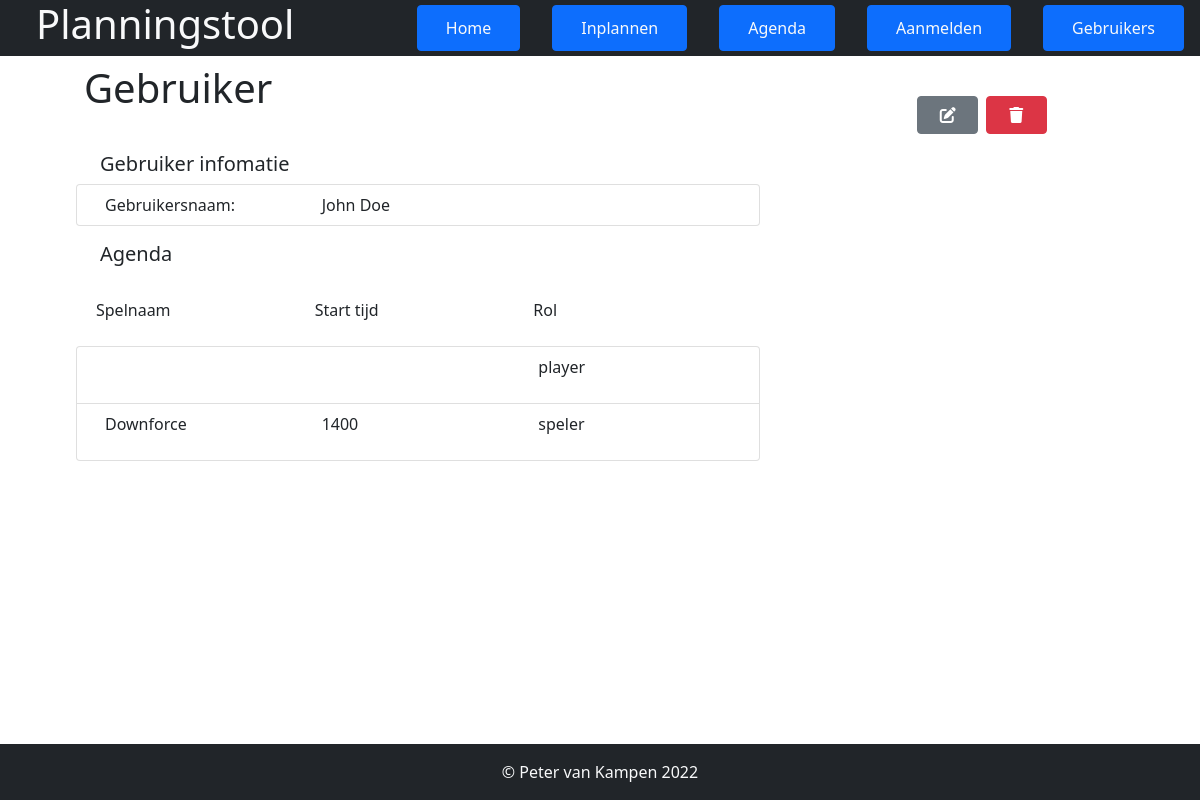
Page /pages/gebruiker.php?id=1 on the committed database.
### tables this page shows
CREATE TABLE `users` (
  `id` int(11) NOT NULL,
  `username` varchar(11) NOT NULL
);

CREATE TABLE `aanwezigheid` (
  `id` int(11) NOT NULL,
  `appointment_id` int(11) NOT NULL,
  `user_id` int(11) NOT NULL,
  `role` varchar(255) NOT NULL
);

CREATE TABLE `schedule` (
  `id` int(11) NOT NULL,
  `game_id` int(11) NOT NULL,
  `start_time` int(11) NOT NULL,
  `end_time` int(11) NOT NULL,
  `game_master` int(11) NOT NULL
);

### pages/gebruiker.php (the view, shortened to what this page needs)
<?php
    require("../includes/connect.php");
    $query = "SELECT username FROM users WHERE id=:safe";
    $result = $conn->prepare($query);
    $result->execute(['safe' => $_GET["id"]]);
    $user = $result->fetch();
    $query = "SELECT * FROM aanwezigheid WHERE `user_id` = :safe ORDER BY appointment_id";
    $result = $conn->prepare($query);
    $result->execute(['safe' => $_GET["id"]]);
    $aanwezigheid_all = $result->fetchAll();
    $query = "SELECT * FROM schedule";
    $result = $conn->prepare($query);
    $result->execute();
    $schedule_all = $result->fetchAll();
    $schedule = array();
    foreach($schedule_all as $single){
        $schedule[$single['id']] = $single;
    }
    $query = "SELECT id, name FROM games";
    $result = $conn->prepare($query);
    $result->execute();
    $games_all = $result->fetchAll();
    $games = array();
    foreach($games_all as $game){
        $games[$game['id']] = $game['name'];
    }
?>
<!DOCTYPE html>
<html lang="en">
<head>
    <link href="https://cdn.jsdelivr.net/npm/bootstrap@5.0.2/dist/css/bootstrap.min.css" rel="stylesheet">
    <link href="../style/style.css" rel="stylesheet" />
</head>
<body>
    <?php include('../includes/header.php'); ?>
    <div class="content container row mx-5 my-5 w-100 h-100">
        <div class="col-8 p3 col">
            <h1 class="index_title py-3">Gebruiker</h1>
            <div class="single_game_container container row w-100 p-3">
                <h5>Gebruiker infomatie</h5>
                <ul class="list-group mb-3">
                    <li class="list-group-item row flex-row d-flex">
                        <p class="col-4 m-0">Gebruikersnaam:</p>
                        <p class="col-8 m-0" ><?php echo $user['username'];?></p>
                    </li>
                </ul>
                <h5>Agenda</h5>
                <div class="controls my-3 p-2 row d-flex flex-row">
                    <p class="col-4 align-content-center m-0">Spelnaam</p>
                    <p class="col-4 align-content-center m-0">Start tijd</p>
                    <p class="col-4 align-content-center m-0">Rol</p>
                </div>
                <ul class="game_detail_list list-group">
                    <?php
                        foreach($aanwezigheid_all as $aanwezigheid){
                            $app_id = $aanwezigheid['appointment_id'];
                            $gamename = $games[$schedule[$app_id]['game_id']];
                            $start_time = $schedule[$app_id]['start_time'];
                            $role = $aanwezigheid['role'];
                    ?>
                            <li class="list-group-item row flex-row d-flex">
                                <p class="col-4"><?php echo $gamename;?></p>
                                <p class="col-4"><?php echo $start_time;?></p>
                                <p class="col-4"><?php echo $role;?></p>
                            </li>
                    <?php
                        }
                    ?>
                </ul>
            </div>
        </div>
        <div class="col-4 p3 col">
            <div class="single_game_buttons row d-flex justify-content-center mt-5">
            <a href="../function/editor.php?id=<?php echo $schedule['id']; ?>" class="btn btn-secondary col-2 mx-1"><i class="fas fa-edit"></i></a>
            <a href="../function/deleter.php?id=<?php echo $schedule['id']; ?>" class="btn btn-danger col-2 mx-1"><i class="fas fa-trash"></i></a>
            </div>
        </div>
    </div>
    <?php include('../includes/footer.php'); ?>
</body>
</html>

### rows in the picture
users: username "John Doe"
aanwezigheid: role "player"
aanwezigheid: appointment.game_id "Downforce", appointment.start_time "1400", role "speler"
